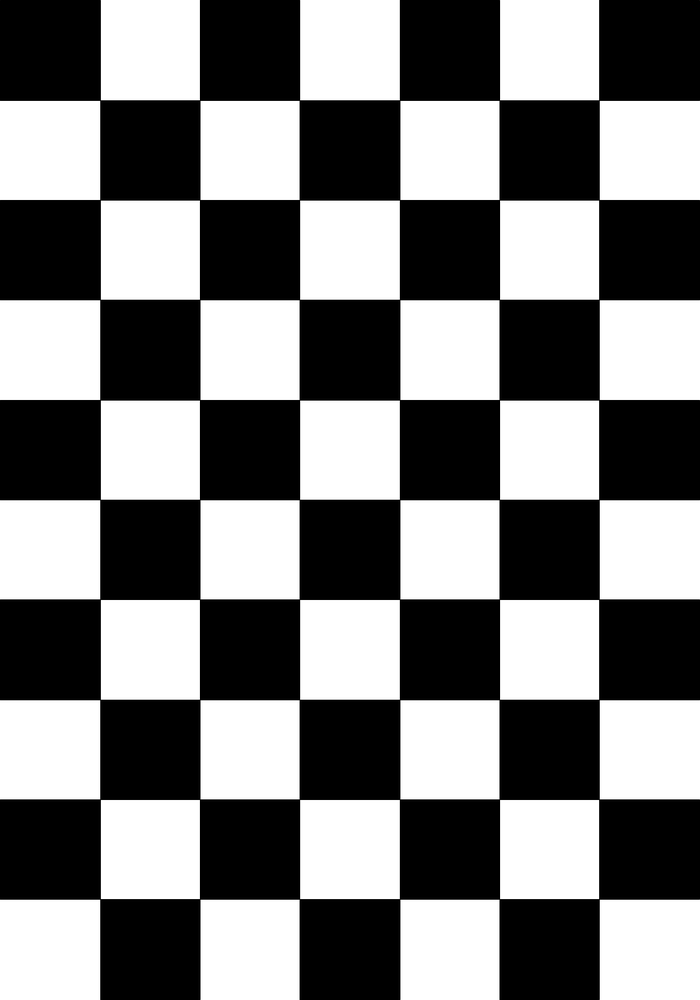
#> input picture frc-config/calibration/chessboard_9x6.png, 700 x 1000 px, shrunk from 1166 x 1665 before the run
$ python camera_calibration.py chessboard_9x6.png
#> lines starting #> are read from the running program, lines starting #| are printed output that depends on the picture; after the words box and inside, x2 and y2 are one past the last pixel; in counts of white or black regions, pixels touching at a corner belong together; long printed decimals are rounded
#!/usr/bin/env python3

import cv2
import numpy
import os.path
import math


class CameraCalibration(object):
    """Calibrates a distorted camera"""

    def __init__(self):
        # number of inside corners in the chessboard (height and width)
        self.checkerboard_height = 9
        self.checkerboard_width = 6

        # size of chessboard square in physical units
        self.square_size = 1.125

        self.shape = None
        return

    def calibrateCamera(self, images, output_dir=None):
        '''Calculates the distortion co-efficients'''

        # termination criteria
        criteria = (cv2.TERM_CRITERIA_EPS + cv2.TERM_CRITERIA_MAX_ITER, 30, 0.001)

        # prepare object points, like (0,0,0), (1,0,0), (2,0,0) ....,(6,5,0)
        objp = numpy.zeros((self.checkerboard_height * self.checkerboard_width, 3), numpy.float32)
        objp[:, :2] = numpy.mgrid[0:self.checkerboard_width, 0:self.checkerboard_height].T.reshape(-1, 2)

        # calibrate coordinates to the physical size of the square
        objp *= self.square_size

        # Arrays to store object points and image points from all the images.
        objpoints = []          # 3d point in real world space
        imgpoints = []          # 2d points in image plane.

        for fname in images:
            print('Processing file', fname)
            img = cv2.imread(fname)
#> img is the input picture: shape (1000, 700, 3); min 0, max 255, mean 126.2

            if img is None:
                print("ERROR: Unable to read file", fname)
                continue
            self.shape = img.shape
#> self.shape = (1000, 700, 3)

            gray = cv2.cvtColor(img, cv2.COLOR_BGR2GRAY)

            # Find the chess board corners
            ret, corners = cv2.findChessboardCorners(gray, (self.checkerboard_width, self.checkerboard_height), None)
#> ret = True; corners = 54 rows, first 8: [100.1, 100.1], [199.7, 100.2], [299.4, 100.2], [399.6, 100.2], [499.3, 100.2], [598.9, 100.1], [100.1, 199.8], [199.7, 199.7]

            # If found, add object points, image points (after refining them)
            if ret:
                objpoints.append(objp)

                corners2 = cv2.cornerSubPix(gray, corners, (11, 11), (-1, -1), criteria)
#> corners2 = 54 rows, first 8: [100.1, 100.1], [199.7, 100.2], [299.4, 100.2], [399.6, 100.2], [499.3, 100.2], [598.9, 100.1], [100.1, 199.7], [199.7, 199.7]
                imgpoints.append(corners2)

                # Draw and display the corners
                img = cv2.drawChessboardCorners(img, (self.checkerboard_width, self.checkerboard_height), corners2, ret)
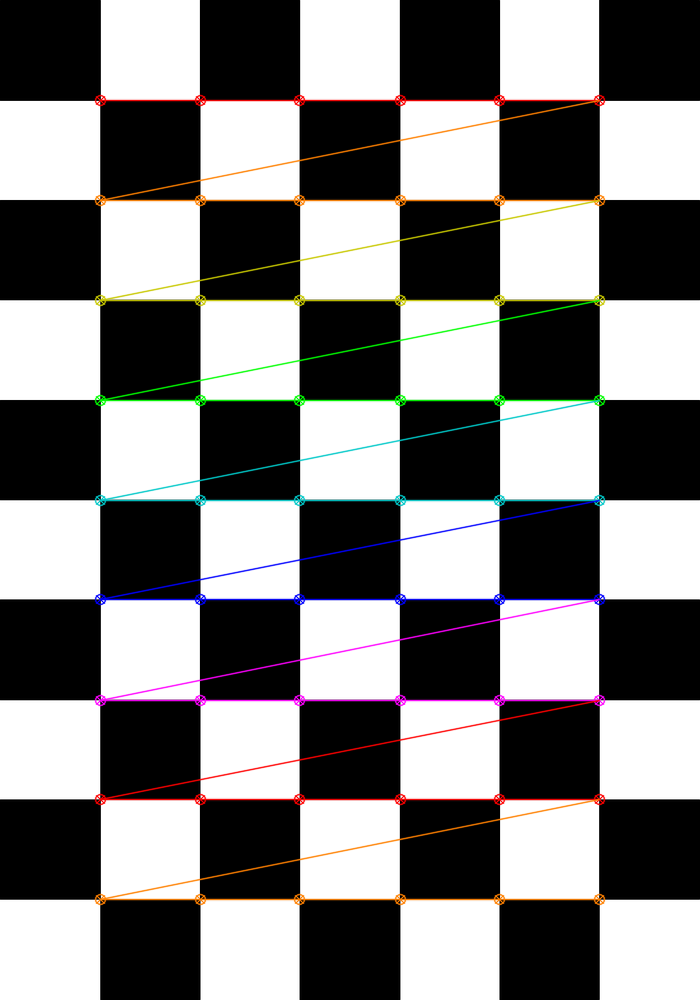
#> img: shape (1000, 700, 3); 4.26% of pixels changed, all inside (x1, y1, x2, y2) = (94, 94, 606, 906)
                cv2.imshow('img', img)
                if output_dir:
                    fullname = os.path.join(output_dir, os.path.basename(fname))
                    cv2.imwrite(fullname, img)

                cv2.waitKey(500)
            else:
                print(fname, 'failed')

        cv2.destroyAllWindows()

        if not objpoints:
            print("No useful images. Quitting...")
            return None

        print('Found {} useful images'.format(len(objpoints)))
        ret, mtx, dist, rvecs, tvecs = cv2.calibrateCamera(objpoints, imgpoints, gray.shape[::-1], None, None)
#> ret = 0.193; mtx = [[760161.4, 0, 349.5], [0, 760868.6, 499.5], [0, 0, 1]]; dist = [[-3428.1, -0.00158, 0.00257, -5.64e-05, -6.18e-10]]; rvecs = ([0.00507, -3.2e-05, 4.5e-10],); tvecs = ([-2.5, -4, 7611],)

        return (ret, mtx.tolist(), dist.tolist(), rvecs, tvecs)


if __name__ == '__main__':
    import argparse
    import json
    import sys

    parser = argparse.ArgumentParser(description='Calibration utility')
    parser.add_argument('--length', '-l', type=int, default=9, help='Length of checkerboard (number of corners)')
    parser.add_argument('--width', '-w', type=int, default=6, help='Width of checkerboard (number of corners)')
    parser.add_argument('--size', '-s', type=float, default=1.0, help='Size of square')
    parser.add_argument('--output', '-o', nargs=1, help="Save the distortion constants to json file")
    parser.add_argument('--output-images', nargs=1, help="Save processed images to directory")
    parser.add_argument('input_files', nargs='+', help='input files')

    args = parser.parse_args()

    if sys.platform == "win32":
        # windows does not expand the "*" files on the command line
        #  so we have to do it.
        import glob

        infiles = []
        for f in args.input_files:
            infiles.extend(glob.glob(f))
        args.input_files = infiles

    calibrate = CameraCalibration()
    calibrate.checkerboard_width = args.width
    calibrate.checkerboard_height = args.length
    calibrate.square_size = args.size

    output_dir = args.output_images[0] if args.output_images else None

    ret, mtx, dist, rvecs, tvecs = calibrate.calibrateCamera(args.input_files, output_dir)
#> ret = 0.193; rvecs = ([0.00507, -3.2e-05, 4.5e-10],); tvecs = ([-2.5, -4, 7611],)
    print('reprojection error =', ret)
#| reprojection error = 0.1928
    print('image center = ({:.2f}, {:.2f})'.format(mtx[0][2], mtx[1][2]))
#| image center = (349.50, 499.50)

    # TODO: use cv2.calibrationMatrixValues
    fov_x = math.degrees(2.0 * math.atan(calibrate.shape[1] / 2.0 / mtx[0][0]))
#> fov_x = 0.0528
    fov_y = math.degrees(2.0 * math.atan(calibrate.shape[0] / 2.0 / mtx[1][1]))
#> fov_y = 0.0753
    print('FOV = ({:.2f}, {:.2f}) degrees'.format(fov_x, fov_y))
#| FOV = (0.05, 0.08) degrees

    print('mtx =', mtx)
#| mtx = [[760161.375, 0.0, 349.500], [0.0, 760868.595, 499.502], [0.0, 0.0, 1.0]]
    print('dist =', dist)
#| dist = [[-3428.121, -0.00158, 0.002574, -5.6446376426324506e-05, -6.1819898370231e-10]]

    # If the command line argument was specified, save matrices to a file in JSON format
    if args.output:
        # Writing JSON data
        with open(args.output[0], 'w') as f:
            json.dump({"camera_matrix": mtx, "distortion": dist}, f)
